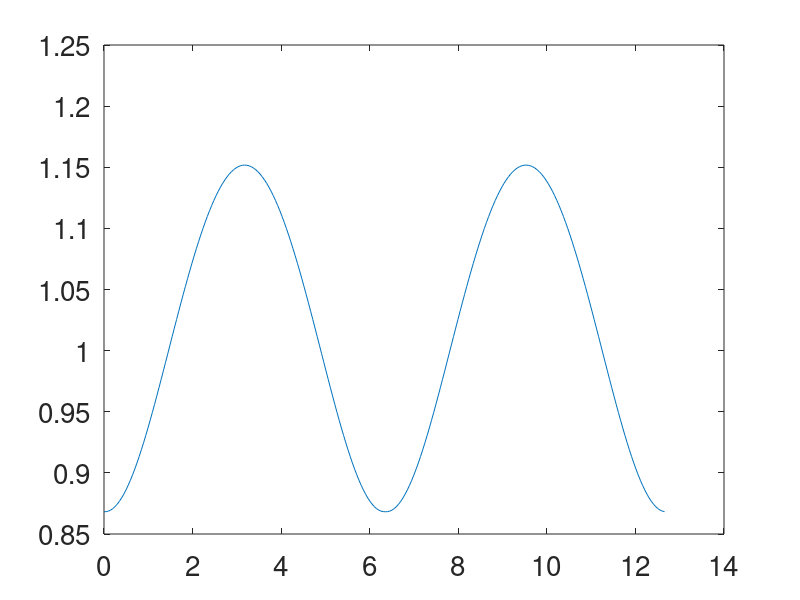
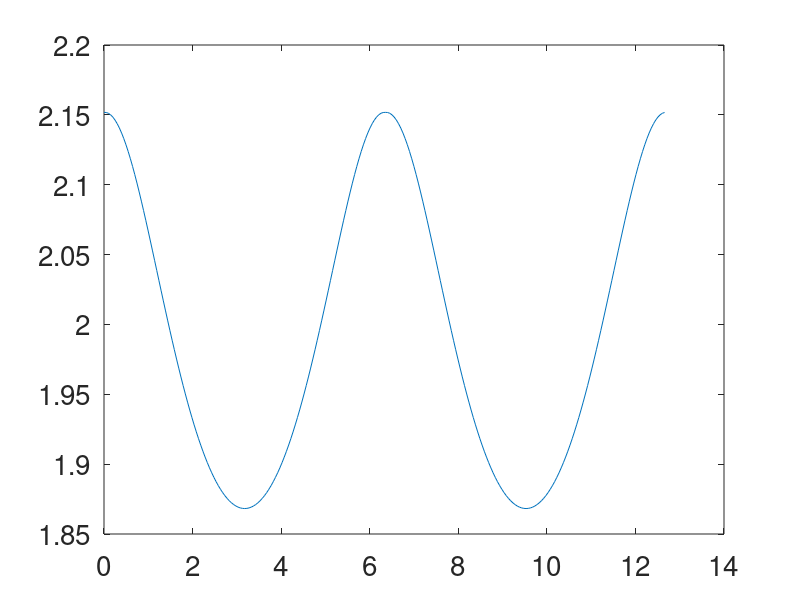

These charts were generated, in order, by the following MATLAB code:
function capillary_1D_wave
%
%  An attempt to integrate ODE to obtain a traveling wave profile (unfinished).
%  Currently, the solution have issues with second derivative at x=0 and x=lambda/2.
%  Need more accurate stitching of half-wave-lenghts.
%  Parameters "b" and "c" must be selected to provide periodic potential (<u> = 0). 
%


global a; global b; global c;

fbase = 'a1_c1p01_b-1'

a = 1      % wave speed
c = 1.01   % controls amplitude
b = -1      % controls inflection point

N = 256      % number of output points

tmax = 4;
dt = 0.0001;

iunit = i;

%----------------------------------------------------

%-- profile height limits

z1 = c - sqrt(c*c - b*b/a/a);
z2 = c + sqrt(c*c - b*b/a/a);

%-- intergrate half-wavelenght forward and backward

   t2 = 0:dt:tmax;
   t1 = -t2;

   z0 = c;
   p0 = a * (1 - 1/z0);
   
   f0 = [z0, p0];

   f1 = lsode('fdot', f0, t1);
   f2 = lsode('fdot', f0, t2);

%-- trim to min and max and extend to two wavelenghts

  z=f1(:,1); 
  ind = find(z == min(z));
  ind = ind(1);
  x1=t1(ind);
  z1=z(ind);
  p1=f1(ind,2);

  z=f2(:,1);
  ind = find(z == max(z));
  ind=ind(1);
  x2=t2(ind);
  z2=z(ind);
  p2=f2(ind,2);

  dp = p2-p1;
  l = -x1 + x2;
  L  = 4*l;
  dx = L/N;

  figure(1); plot(t1, f1(:,1), t2, f2(:,1));
      axis([x1,x2, z1, z2]); set(gca, "fontsize", 20);

%return

t =   [fliplr(t1), t2(2:end)];
z =   [flipud(f1(:,1)); f2(2:end,1)];
psi = [flipud(f1(:,2)); f2(2:end,2)];

  x = linspace(x1, x2, N/4 + 1);


figure(1); plot(1:length(t), t); set(gca, "fontsize", 20);
 

  z1   = interp1(t, z, x, 'cubic');
  s1   = interp1(t, psi, x, 'cubic');


  plot (t,z, x, z1, 'o');

%return

  x4 = [0:N-1]*dx;
  z4 = [z1, fliplr(z1(2:end-1)), z1, fliplr(z1(2:end-1) )];  
  s4 = [s1, -fliplr(s1(2:end-1))+2*p2, s1+2*dp, -fliplr(s1(2:end-1))+2*p2+dp*2];  


  delta_psi = 4*dp

  u4 = a - b./z4;

  figure(1); plot(x4,z4);
     set(gca, "fontsize", 20);
  figure(2); plot(x4,u4);
     set(gca, "fontsize", 20)

     
%return

%-- save profiles as text -- 
     
  fid=fopen([fbase, '.txt'], 'wt');
  fprintf(fid, '# Profile of travelling capillary wave from ODE\n');
  fprintf(fid, '# Parameters: a = %f (speed), b = %f,  c = %f\n', a,b,c);
  fprintf(fid, '# L = %20.10e (domain length), delta psi = %d\n\n', L, delta_psi);

  fprintf(fid, '# 1.x  2.z  3.u\n\n');
  for i=1:N
	  fprintf(fid, '%16.6e  %16.6e  %16.6e\n', x4(i), z4(i), u4(i));
  end
  fclose(fid);

return

%-- save initial conditions for 2D run --


  psi4 = (z4+1) + iunit*s4;

  psi = repmat(psi4, N, 1);

  p  = zeros(2,N,N);
  p(1,:,:) = real(psi);
  p(2,:,:) = imag(psi);

  p = reshape(p, N*N*2, 1);

  fid = fopen([fbase, '.psi.0000'], 'wb');
  fwrite(fid, p, 'double');
  fclose(fid);



end

%---------------------

function f = fdot(x,t)

  global a;
  global b;
  global c;

  f = [0; 0];

  z=x(1);


  f(1) = real( sqrt(   2*c*a*a - a*z - b*b/z  ) );
  f(2) = a * (1 - b/z);
 
end

%---------------------


